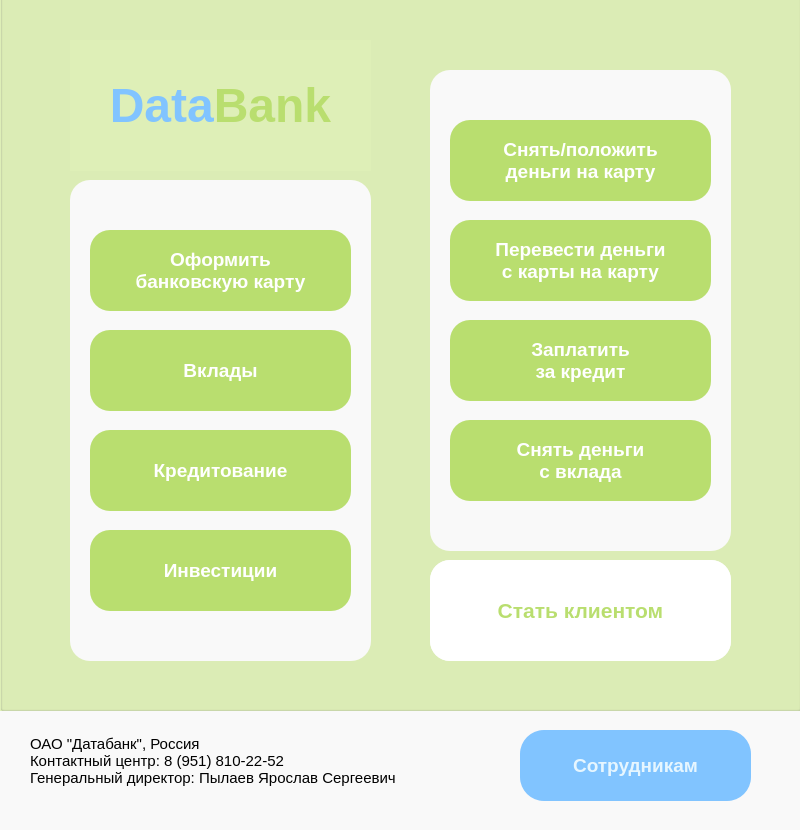
<?xml version="1.0" encoding="UTF-8"?>
<ui version="4.0">
 <class>MainWindow</class>
 <widget class="QMainWindow" name="MainWindow">
  <property name="geometry">
   <rect>
    <x>0</x>
    <y>0</y>
    <width>800</width>
    <height>830</height>
   </rect>
  </property>
  <property name="windowTitle">
   <string>MainWindow</string>
  </property>
  <property name="styleSheet">
   <string notr="true">background: #F9F9F9</string>
  </property>
  <widget class="QWidget" name="centralwidget">
   <widget class="QPushButton" name="employeeButton">
    <property name="geometry">
     <rect>
      <x>520</x>
      <y>730</y>
      <width>231</width>
      <height>71</height>
     </rect>
    </property>
    <property name="font">
     <font>
      <pointsize>14</pointsize>
      <weight>75</weight>
      <bold>true</bold>
     </font>
    </property>
    <property name="cursor">
     <cursorShape>PointingHandCursor</cursorShape>
    </property>
    <property name="styleSheet">
     <string notr="true">QPushButton{background: #81C4FF; border-radius: 24px; color: #e6f6ff; font-size: 14pt; font-weight: bold;} 
QPushButton:hover{background: #e6f6ff; border-radius: 24px; color: #81C4FF; font-size: 14pt; font-weight: bold;}</string>
    </property>
    <property name="text">
     <string>Сотрудникам</string>
    </property>
   </widget>
   <widget class="QGroupBox" name="groupBox">
    <property name="geometry">
     <rect>
      <x>0</x>
      <y>-20</y>
      <width>801</width>
      <height>731</height>
     </rect>
    </property>
    <property name="styleSheet">
     <string notr="true">background: #deefb7</string>
    </property>
    <property name="title">
     <string/>
    </property>
    <widget class="QGroupBox" name="groupBox_1">
     <property name="geometry">
      <rect>
       <x>430</x>
       <y>580</y>
       <width>301</width>
       <height>101</height>
      </rect>
     </property>
     <property name="styleSheet">
      <string notr="true">background: #F9F9F9;
border-radius: 20px;
</string>
     </property>
     <property name="title">
      <string/>
     </property>
     <widget class="QPushButton" name="signUpButton">
      <property name="geometry">
       <rect>
        <x>0</x>
        <y>0</y>
        <width>301</width>
        <height>101</height>
       </rect>
      </property>
      <property name="cursor">
       <cursorShape>PointingHandCursor</cursorShape>
      </property>
      <property name="styleSheet">
       <string notr="true">QPushButton{background: #FFFFFF; border-radius: 20px; border: 0.2px solid #b9de6f; color: #b9de6f; font-size: 16pt; font-weight: bold;}
QPushButton:hover{background: #b9de6f; border-radius: 20px; color: #FFFFFF; font-size: 16pt; font-weight: bold;}</string>
      </property>
      <property name="text">
       <string>Стать клиентом</string>
      </property>
     </widget>
    </widget>
    <widget class="QGroupBox" name="groupBox_2">
     <property name="geometry">
      <rect>
       <x>70</x>
       <y>200</y>
       <width>301</width>
       <height>481</height>
      </rect>
     </property>
     <property name="styleSheet">
      <string notr="true">background: #F9F9F9;
border-radius: 20px;
</string>
     </property>
     <property name="title">
      <string/>
     </property>
     <widget class="QPushButton" name="createCardButton">
      <property name="geometry">
       <rect>
        <x>20</x>
        <y>50</y>
        <width>261</width>
        <height>81</height>
       </rect>
      </property>
      <property name="font">
       <font>
        <pointsize>14</pointsize>
        <weight>75</weight>
        <bold>true</bold>
       </font>
      </property>
      <property name="cursor">
       <cursorShape>PointingHandCursor</cursorShape>
      </property>
      <property name="styleSheet">
       <string notr="true">QPushButton{background: #b9de6f; border-radius: 20px; border: 0.2px solid #d7eba9; color: #ffffff; font-size: 14pt; font-weight: bold;}
																				QPushButton:hover{background: #d2e9a0; border-radius: 20px; color: #FFFFFF; font-size: 14pt; font-weight: bold;}</string>
      </property>
      <property name="text">
       <string>Оформить 
банковскую карту</string>
      </property>
     </widget>
     <widget class="QPushButton" name="createAccountButton">
      <property name="geometry">
       <rect>
        <x>20</x>
        <y>150</y>
        <width>261</width>
        <height>81</height>
       </rect>
      </property>
      <property name="cursor">
       <cursorShape>PointingHandCursor</cursorShape>
      </property>
      <property name="styleSheet">
       <string notr="true">QPushButton{background: #b9de6f; border-radius: 20px; border: 0.2px solid #d7eba9; color: #ffffff; font-size: 14pt; font-weight: bold;}
																				QPushButton:hover{background: #d2e9a0; border-radius: 20px; color: #FFFFFF; font-size: 14pt; font-weight: bold;}</string>
      </property>
      <property name="text">
       <string>Вклады</string>
      </property>
     </widget>
     <widget class="QPushButton" name="createCreditRequestButton">
      <property name="geometry">
       <rect>
        <x>20</x>
        <y>250</y>
        <width>261</width>
        <height>81</height>
       </rect>
      </property>
      <property name="cursor">
       <cursorShape>PointingHandCursor</cursorShape>
      </property>
      <property name="styleSheet">
       <string notr="true">QPushButton{background: #b9de6f; border-radius: 20px; border: 0.2px solid #d7eba9; color: #ffffff; font-size: 14pt; font-weight: bold;}
																				QPushButton:hover{background: #d2e9a0; border-radius: 20px; color: #FFFFFF; font-size: 14pt; font-weight: bold;}</string>
      </property>
      <property name="text">
       <string>Кредитование</string>
      </property>
     </widget>
     <widget class="QPushButton" name="createInvestButton">
      <property name="geometry">
       <rect>
        <x>20</x>
        <y>350</y>
        <width>261</width>
        <height>81</height>
       </rect>
      </property>
      <property name="cursor">
       <cursorShape>PointingHandCursor</cursorShape>
      </property>
      <property name="styleSheet">
       <string notr="true">QPushButton{background: #b9de6f; border-radius: 20px; border: 0.2px solid #d7eba9; color: #ffffff; font-size: 14pt; font-weight: bold;}
																				QPushButton:hover{background: #d2e9a0; border-radius: 20px; color: #FFFFFF; font-size: 14pt; font-weight: bold;}</string>
      </property>
      <property name="text">
       <string>Инвестиции</string>
      </property>
     </widget>
    </widget>
    <widget class="QGroupBox" name="groupBox_3">
     <property name="geometry">
      <rect>
       <x>430</x>
       <y>90</y>
       <width>301</width>
       <height>481</height>
      </rect>
     </property>
     <property name="styleSheet">
      <string notr="true">background: #F9F9F9;
border-radius: 20px;
</string>
     </property>
     <property name="title">
      <string/>
     </property>
     <widget class="QPushButton" name="pushButton_12">
      <property name="geometry">
       <rect>
        <x>20</x>
        <y>350</y>
        <width>261</width>
        <height>81</height>
       </rect>
      </property>
      <property name="cursor">
       <cursorShape>PointingHandCursor</cursorShape>
      </property>
      <property name="styleSheet">
       <string notr="true">QPushButton{background: #b9de6f; border-radius: 20px; border: 0.2px solid #d7eba9; color: #ffffff; font-size: 14pt; font-weight: bold;}
																				QPushButton:hover{background: #d2e9a0; border-radius: 20px; color: #FFFFFF; font-size: 14pt; font-weight: bold;}</string>
      </property>
      <property name="text">
       <string>Снять деньги
с вклада</string>
      </property>
     </widget>
     <widget class="QPushButton" name="pushButton_13">
      <property name="geometry">
       <rect>
        <x>20</x>
        <y>50</y>
        <width>261</width>
        <height>81</height>
       </rect>
      </property>
      <property name="cursor">
       <cursorShape>PointingHandCursor</cursorShape>
      </property>
      <property name="styleSheet">
       <string notr="true">QPushButton{background: #b9de6f; border-radius: 20px; border: 0.2px solid #d7eba9; color: #ffffff; font-size: 14pt; font-weight: bold;}
																				QPushButton:hover{background: #d2e9a0; border-radius: 20px; color: #FFFFFF; font-size: 14pt; font-weight: bold;}</string>
      </property>
      <property name="text">
       <string>Снять/положить
деньги на карту</string>
      </property>
     </widget>
     <widget class="QPushButton" name="pushButton_14">
      <property name="geometry">
       <rect>
        <x>20</x>
        <y>250</y>
        <width>261</width>
        <height>81</height>
       </rect>
      </property>
      <property name="cursor">
       <cursorShape>PointingHandCursor</cursorShape>
      </property>
      <property name="styleSheet">
       <string notr="true">QPushButton{background: #b9de6f; border-radius: 20px; border: 0.2px solid #d7eba9; color: #ffffff; font-size: 14pt; font-weight: bold;}
																				QPushButton:hover{background: #d2e9a0; border-radius: 20px; color: #FFFFFF; font-size: 14pt; font-weight: bold;}</string>
      </property>
      <property name="text">
       <string>Заплатить
за кредит</string>
      </property>
     </widget>
     <widget class="QPushButton" name="pushButton_15">
      <property name="geometry">
       <rect>
        <x>20</x>
        <y>150</y>
        <width>261</width>
        <height>81</height>
       </rect>
      </property>
      <property name="cursor">
       <cursorShape>PointingHandCursor</cursorShape>
      </property>
      <property name="styleSheet">
       <string notr="true">QPushButton{background: #b9de6f; border-radius: 20px; border: 0.2px solid #d7eba9; color: #ffffff; font-size: 14pt; font-weight: bold;}
																				QPushButton:hover{background: #d2e9a0; border-radius: 20px; color: #FFFFFF; font-size: 14pt; font-weight: bold;}</string>
      </property>
      <property name="text">
       <string>Перевести деньги
с карты на карту</string>
      </property>
     </widget>
    </widget>
    <widget class="QLabel" name="label_2">
     <property name="geometry">
      <rect>
       <x>70</x>
       <y>60</y>
       <width>301</width>
       <height>131</height>
      </rect>
     </property>
     <property name="cursor">
      <cursorShape>CrossCursor</cursorShape>
     </property>
     <property name="text">
      <string>&lt;html&gt;&lt;head/&gt;&lt;body&gt;&lt;p align=&quot;center&quot;&gt;&lt;span style=&quot; font-size:36pt; font-weight:600; color:#81c4ff;&quot;&gt;Data&lt;/span&gt;&lt;span style=&quot; font-size:36pt; font-weight:600; color:#b9de6f;&quot;&gt;Bank&lt;/span&gt;&lt;/p&gt;&lt;/body&gt;&lt;/html&gt;</string>
     </property>
    </widget>
   </widget>
   <widget class="QLabel" name="label">
    <property name="geometry">
     <rect>
      <x>30</x>
      <y>720</y>
      <width>431</width>
      <height>81</height>
     </rect>
    </property>
    <property name="font">
     <font>
      <pointsize>11</pointsize>
     </font>
    </property>
    <property name="text">
     <string>ОАО &quot;Датабанк&quot;, Россия
Контактный центр: 8 (951) 810-22-52
Генеральный директор: Пылаев Ярослав Сергеевич</string>
    </property>
   </widget>
  </widget>
  <widget class="QMenuBar" name="menubar">
   <property name="geometry">
    <rect>
     <x>0</x>
     <y>0</y>
     <width>800</width>
     <height>26</height>
    </rect>
   </property>
  </widget>
  <widget class="QStatusBar" name="statusbar"/>
 </widget>
 <resources/>
 <connections/>
</ui>
